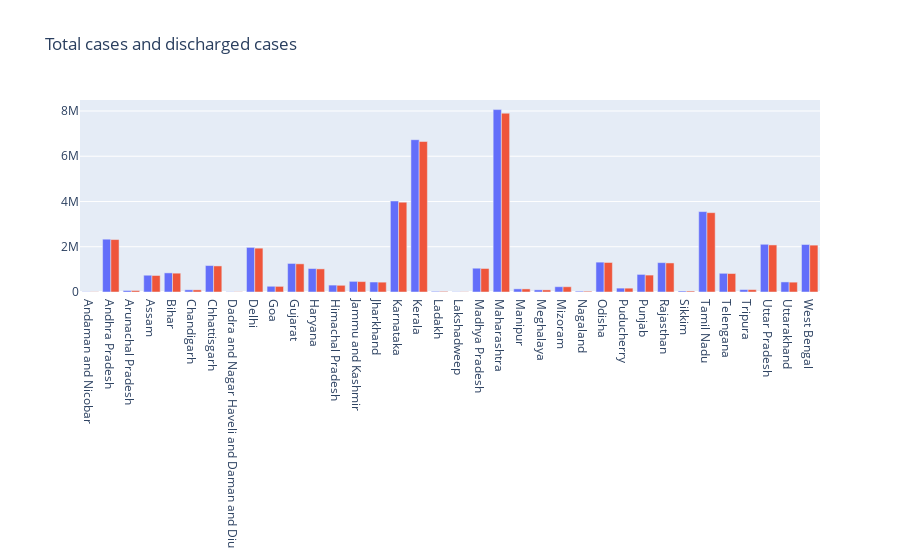

Notebook cell for this chart:
### Code cell
fig3 = go.Figure([
    go.Bar(x= df.index, y=df['TotalCases']),
    go.Bar(x= df.index, y=df['Discharged'])
])
fig3.update_layout(title = 'Total cases and discharged cases', showlegend = False)
fig3.show()

### Figure 1 — Plotly figure (JSON) as saved in the notebook; plotly's stock layout.template omitted (floating-point values rounded to 4 significant figures)
{"data": [{"type": "bar", "x": ["Andaman and Nicobar", "Andhra Pradesh", "Arunachal Pradesh", "Assam", "Bihar", "Chandigarh", "Chhattisgarh", "Dadra and Nagar Haveli and Daman and Diu", "Delhi", "Goa", "Gujarat", "Haryana", "Himachal Pradesh", "Jammu and Kashmir", "Jharkhand", "Karnataka", "Kerala", "Ladakh", "Lakshadweep", "Madhya Pradesh", "Maharashtra", "Manipur", "Meghalaya", "Mizoram", "Nagaland", "Odisha", "Puducherry", "Punjab", "Rajasthan", "Sikkim", "Tamil Nadu", "Telengana", "Tripura", "Uttar Pradesh", "Uttarakhand", "West Bengal"], "y": [10502, 2333710, 66246, 741541, 844997, 97442, 1169532, 11557, 1970899, 253162, 1261922, 1036795, 305383, 470201, 441010, 4021106, 6730762, 29021, 11415, 1051447, 8060737, 139377, 95925, 234387, 35838, 1319527, 171651, 777362, 1297814, 42784, 3553670, 826284, 107419, 2108686, 445106, 2099433]}, {"type": "bar", "x": ["Andaman and Nicobar", "Andhra Pradesh", "Arunachal Pradesh", "Assam", "Bihar", "Chandigarh", "Chhattisgarh", "Dadra and Nagar Haveli and Daman and Diu", "Delhi", "Goa", "Gujarat", "Haryana", "Himachal Pradesh", "Jammu and Kashmir", "Jharkhand", "Karnataka", "Kerala", "Ladakh", "Lakshadweep", "Madhya Pradesh", "Maharashtra", "Manipur", "Meghalaya", "Mizoram", "Nagaland", "Odisha", "Puducherry", "Punjab", "Rajasthan", "Sikkim", "Tamil Nadu", "Telengana", "Tripura", "Uttar Pradesh", "Uttarakhand", "West Bengal"], "y": [10333, 2317524, 65655, 729513, 831688, 95499, 1152169, 11530, 1937079, 248261, 1245080, 1021547, 296287, 460380, 434845, 3969691, 6650001, 28675, 11363, 1039336, 7900626, 136995, 93628, 232461, 35012, 1304527, 169044, 747101, 1284411, 41834, 3506229, 816506, 105831, 2079670, 435009, 2070731]}], "layout": {"showlegend": false, "title": {"text": "Total cases and discharged cases"}}}
